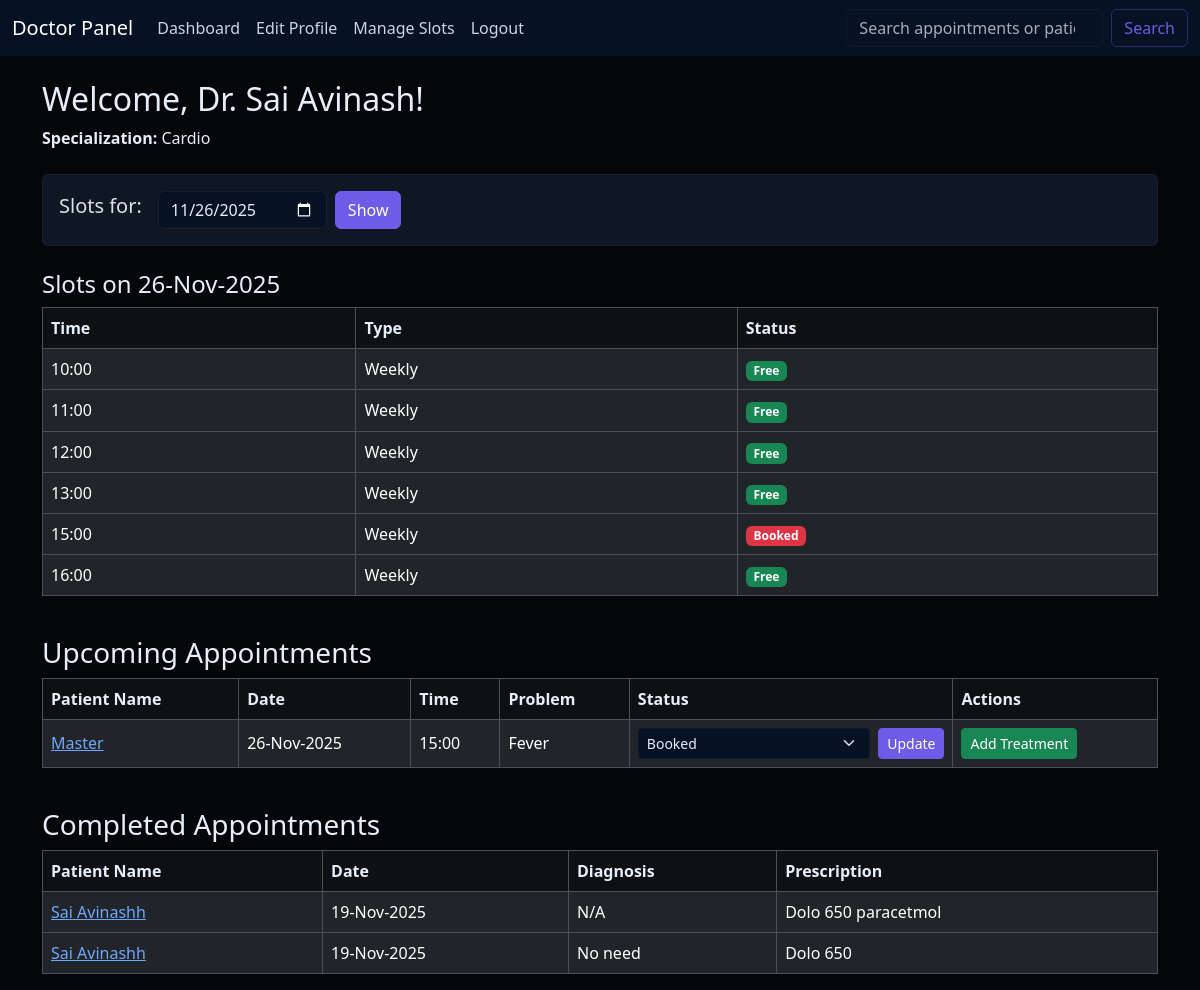
/doctor/dashboard (signed in), run on the app's committed database.
### models.py (models this page shows, shortened)
class User(UserMixin, db.Model):
    id = db.Column(db.Integer, primary_key=True)
    username = db.Column(db.String(50), unique=True, nullable=False)
    name = db.Column(db.String(50), nullable=False)
    email = db.Column(db.String(50), unique=True, nullable=False)
    password = db.Column(db.String(200), nullable=False)  # hashed passwords are long
    role = db.Column(db.String(20), nullable=False)  # Admin / Doctor / Patient
    doctor_profile = db.relationship('Doctor', backref='user', uselist=False)
    patient_profile = db.relationship('Patient', backref='user', uselist=False)

class Doctor(db.Model):
    id = db.Column(db.Integer, primary_key=True)
    user_id = db.Column(db.Integer, db.ForeignKey('user.id'), nullable=False, unique=True)
    specialization = db.Column(db.String(50), nullable=False)
    availability = db.relationship('DoctorAvailability', backref='doctor', lazy='dynamic', cascade="all, delete-orphan")
    appointments = db.relationship('Appointment', backref='doctor', lazy=True)

class Appointment(db.Model):
    id = db.Column(db.Integer, primary_key=True)
    doctor_id = db.Column(db.Integer, db.ForeignKey('doctor.id'), nullable=False)
    patient_id = db.Column(db.Integer, db.ForeignKey('patient.id'), nullable=False)
    date = db.Column(db.Date, nullable=False)
    time = db.Column(db.Time, nullable=False)
    problem = db.Column(db.String(300), nullable=True)
    status = db.Column(db.Enum(AppointmentStatus), default=AppointmentStatus.BOOKED, nullable=False)
    remarks = db.Column(db.Text, nullable=True)
    rating = db.Column(db.Integer, nullable=True)
    treatment = db.relationship('Treatment', backref='appointment', uselist=False)

class Treatment(db.Model):
    id = db.Column(db.Integer, primary_key=True)
    appointment_id = db.Column(db.Integer, db.ForeignKey('appointment.id'), nullable=False)
    disease = db.Column(db.Text, nullable=False)
    diagnosis = db.Column(db.Text, nullable=True)
    prescription = db.Column(db.Text, nullable=True)
    notes = db.Column(db.Text, nullable=True)

### routes/doctor.py (the view)
@doctor_bp.route('/dashboard')
@login_required
def dashboard():
    if current_user.role != 'Doctor':
        flash("Access denied.", "danger")
        return redirect(url_for('login'))
    doctor = current_user.doctor_profile
    qdate = request.args.get('date')
    try:
        selected_date = datetime.strptime(qdate, '%Y-%m-%d').date() if qdate else date.today()
    except Exception:
        selected_date = date.today()
    today = date.today()
    upcoming_appointments = Appointment.query.filter(
        Appointment.doctor_id == doctor.id,
        Appointment.date >= today,
        Appointment.status == AppointmentStatus.BOOKED
    ).order_by(Appointment.date, Appointment.time).all()
    completed_appointments = Appointment.query.filter(
        Appointment.doctor_id == doctor.id,
        Appointment.status == AppointmentStatus.COMPLETED
    ).order_by(Appointment.date.desc(), Appointment.time.desc()).all()
    slots_display = []
    day_enum = get_weekday_enum_for_date(selected_date)
    weekly_slots = build_slots_from_availability(doctor, day_enum)
    overrides = { (o.start_time.strftime('%H:%M')): o for o in DoctorAvailabilityOverride.query.filter_by(doctor_id=doctor.id, date=selected_date).all() }
    appts_on_day = Appointment.query.filter_by(doctor_id=doctor.id, date=selected_date, status=AppointmentStatus.BOOKED).all()
    booked_times = { a.time.strftime('%H:%M') for a in appts_on_day }
    seen = set()
    for st, et, label in weekly_slots:
        seen.add(label)
        override = overrides.get(label)
        is_available = True if override is None else override.is_available
        is_booked = label in booked_times
        slots_display.append({'time': label, 'is_weekly': True, 'override': override, 'is_available': is_available, 'is_booked': is_booked})
    for label, o in overrides.items():
        if label not in seen:
            is_booked = label in booked_times
            slots_display.append({'time': label, 'is_weekly': False, 'override': o, 'is_available': o.is_available, 'is_booked': is_booked})
    slots_display.sort(key=lambda x: datetime.strptime(x['time'], '%H:%M').time())
    return render_template(
        'doctor/dashboard.html',
        doctor=doctor,
        upcoming_appointments=upcoming_appointments,
        completed_appointments=completed_appointments
        , selected_date=selected_date, slots_display=slots_display
    )

### app.py (called while the page is built)
@login_manager.user_loader
def load_user(user_id):
    return User.query.get(int(user_id))

### routes/doctor.py (called while the page is built)
def get_weekday_enum_for_date(dt):
    return DayOfWeek[dt.strftime('%A').upper()]

def build_slots_from_availability(doctor, day_enum):
    slots = []
    avails = DoctorAvailability.query.filter_by(doctor_id=doctor.id, day=day_enum).order_by(DoctorAvailability.start_time).all()
    for a in avails:
        slots.append((a.start_time, a.end_time, a.start_time.strftime('%H:%M')))
    return slots

### templates/doctor/dashboard.html (shortened to what this page needs)
{% extends "doctor/doctor_base.html" %}
{% block content %}
<h2 class="mt-4">Welcome, Dr. {{ current_user.name }}!</h2>
<p><strong>Specialization:</strong> {{ doctor.specialization }}</p>
<div class="card mt-4 mb-4">
    <div class="card-body d-flex align-items-center">
        <h5 class="card-title me-3">Slots for:</h5>
        <form method="GET" class="d-flex" action="{{ url_for('doctor.dashboard') }}">
            <input type="date" name="date" class="form-control me-2" value="{{ selected_date.strftime('%Y-%m-%d') if selected_date else '' }}">
            <button class="btn btn-primary">Show</button>
        </form>
    </div>
</div>
{% if slots_display is defined and slots_display %}
<h4>Slots on {{ selected_date.strftime('%d-%b-%Y') }}</h4>
<div class="table-responsive">
    <table class="table table-bordered">
        <thead class="table-dark">
            <tr>
                <th>Time</th>
                <th>Type</th>
                <th>Status</th>
            </tr>
        </thead>
        <tbody>
            {% for s in slots_display %}
            <tr>
                <td>{{ s.time }}</td>
                <td>{% if s.is_weekly %}Weekly{% else %}Override{% endif %}</td>
                <td>
                    {% if s.is_booked %}
                        <span class="badge bg-danger">Booked</span>
                    {% elif s.is_available %}
                        <span class="badge bg-success">Free</span>
                    {% else %}
                        <span class="badge bg-secondary">Blocked</span>
                    {% endif %}
                </td>
            </tr>
            {% endfor %}
        </tbody>
    </table>
</div>
{% else %}
<p class="text-muted">No slots configured for this date.</p>
{% endif %}
<h3 class="mt-4">Upcoming Appointments</h3>
<div class="table-responsive">
    <table class="table table-bordered">
        <thead class="table-dark">
            <tr>
                <th>Patient Name</th>
                <th>Date</th>
                <th>Time</th>
                <th>Problem</th>
                <th>Status</th>
                <th>Actions</th>
            </tr>
        </thead>
        <tbody>
            {% for appt in upcoming_appointments %}
            <tr>
                <td><a href="{{ url_for('doctor.patient_history', patient_id=appt.patient.id) }}">{{ appt.patient.user.name }}</a></td>
                <td>{{ appt.date.strftime('%d-%b-%Y') }}</td>
                <td>{{ appt.time.strftime('%H:%M') }}</td>
                <td>{{ appt.problem }}</td>
                <td>
                    <form action="{{ url_for('doctor.update_appointment_status', appointment_id=appt.id) }}" method="POST" class="d-flex">
                        <select name="status" class="form-select form-select-sm me-2">
                            {% for status in ['BOOKED', 'COMPLETED', 'CANCELLED'] %}
                                <option value="{{ status }}" {% if appt.status.name == status %}selected{% endif %}>{{ status.replace('_', ' ')|title }}</option>
                            {% endfor %}
                        </select>
                        <button type="submit" class="btn btn-primary btn-sm">Update</button>
                    </form>
                </td>
                <td>
                    <a href="{{ url_for('doctor.treat_patient', appointment_id=appt.id) }}" class="btn btn-success btn-sm">Add Treatment</a>
                </td>
            </tr>
            {% else %}
            <tr>
                <td colspan="6">No Upcoming Appointments.</td>
            </tr>
            {% endfor %}
        </tbody>
    </table>
</div>
<h3 class="mt-4">Completed Appointments</h3>
<div class="table-responsive">
    <table class="table table-bordered">
        <thead class="table-dark">
            <tr>
                <th>Patient Name</th>
                <th>Date</th>
                <th>Diagnosis</th>
                <th>Prescription</th>
            </tr>
        </thead>
        <tbody>
            {% for appt in completed_appointments %}
            <tr>
                <td><a href="{{ url_for('doctor.patient_history', patient_id=appt.patient.id) }}">{{ appt.patient.user.name }}</a></td>
                <td>{{ appt.date.strftime('%d-%b-%Y') }}</td>
                <td>{{ appt.treatment.diagnosis if appt.treatment else 'N/A' }}</td>
                <td>{{ appt.treatment.prescription if appt.treatment else 'N/A' }}</td>
            </tr>
            {% else %}
            <tr>
                <td colspan="4">No Completed Appointments.</td>
            </tr>
            {% endfor %}
        </tbody>
    </table>
</div>
{% endblock %}

### static/css/theme.css (style rules this page uses)
:root { --accent: #6c5ce7; --muted: #6b7280; --card-bg: #0f1724; --surface: #0b1220; }
body[data-bs-theme="dark"], body { background-color: #05060a; color: #e6eef8; }
.btn-primary { background-color: var(--accent) !important; border-color: var(--accent) !important; }
.card { background-color: var(--card-bg); border: 1px solid rgba(255,255,255,0.03); }
.table thead.table-dark th { background-color: rgba(255,255,255,0.04) !important; color: #e6eef8; }
.table tbody tr td { vertical-align: middle; }
.form-control, .form-select { background-color: #071124; color: #e6eef8; border: 1px solid rgba(255,255,255,0.04); }
.badge.bg-success { background-color: #10b981; }
.badge.bg-danger { background-color: #ef4444; }

### data on the page
User: name "Sai Avinash"
Doctor: specialization "Cardio"
Appointment: patient.user.name "Master", date "26-Nov-2025", time "15:00", problem "Fever", status "Booked"
Appointment: patient.user.name "Sai Avinashh", date "19-Nov-2025", treatment "N/A", treatment "Dolo 650 paracetmol"
Appointment: patient.user.name "Sai Avinashh", date "19-Nov-2025", treatment "No need", treatment "Dolo 650"

### other printed values
{{ selected_date.strftime('%d-%b-%Y') }} "26-Nov-2025"
{{ s.time }} "10:00" "11:00" "12:00" "13:00" "15:00" "16:00"
